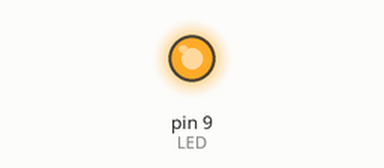
A sketch run on a simulated Arduino Uno, built with avr-gcc and run on an emulated ATmega328P. On the bench: output pins drawn as LEDs (lit = HIGH). Storage starts empty; what the sketch prints to the serial monitor is not drawn.

Above: at 0.1 s.
Timing chart, 0 to 1.7 s (numbered marks = the images above):
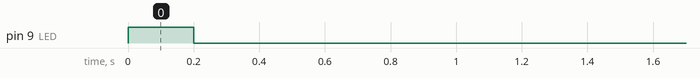

The sketch:

servidor_web_amenan_esp8266_v4_57600.ino
```cpp
#include <SPI.h>
#include "SdFat.h"
#include <Wire.h>

#define SSID "red de prueba"   // change this to match your WiFi SSID
#define PASS "pepepepe" // change this to match your WiFi password
#define PORT "80"      // using port 80 by default
//#define DEBUG true
#define LED             9
#define PULSADOR1       2

char buffer[128];
char OKrn[] = "OK\r\n";
byte inByte;
String cipSend = "AT+CIPSEND=0,2048";

char buffer2[10];

// SD chip select pin
const uint8_t chipSelect = 10;
// file system
SdFat SD;
File file;

String encabezado = "HTTP/1.1 200 OK\r\nContent-Type: text/html ";   // 50 caracteres, para caso finalizado

byte wait_for_esp_response(int timeout, char* term=OKrn) {
  unsigned long t=millis();
  bool found=false;
  int i=0;
  int len=strlen(term);
  // wait for at most timeout milliseconds or if OK\r\n is found
  while(millis()<t+timeout) {
     if(Serial.available()) {
        buffer[i++]=Serial.read();
        if(i>=len) {
           if(strncmp(buffer+i-len, term, len)==0) {
              found=true;
              break;
           }
        }
     }
  }
  buffer[i]=0;
  return found;
}

void setup()
{
  Serial.begin(115200);
  // pitido inicial
  pinMode(LED,OUTPUT);
  digitalWrite(LED,HIGH);
  delay(200);
  digitalWrite(LED,LOW);
  // setear al ESP8266 a 57600 (el arduino recibe mal a 115200)
  Serial.println(F("AT+UART_CUR=57600,8,1,0,0"));
  delay(500);
  Serial.end();
  Serial.begin(57600);
  delay(500);
  Serial.println(F("AT+CWMODE=3"));
  wait_for_esp_response(200);
  Serial.println(F("AT+CWDHCP=2,1"));
  wait_for_esp_response(200);
  Serial.println(F("AT+CIPMUX=1"));
  wait_for_esp_response(200);
  Serial.print(F("AT+CWSAP="));
  Serial.write(34);
  Serial.print(F("red de prueba"));
  Serial.write(34);    //comilla
  Serial.write(44);   //coma
  Serial.write(34);    //comilla
  Serial.print(PASS);
  Serial.write(34);    //comilla
  Serial.write(44);   //coma
  Serial.println(F("5,3"));
  wait_for_esp_response(1000);
  Serial.println("AT+CIPSERVER=1,80"); // turn on server on port 80
  wait_for_esp_response(1000);
  if (!SD.begin(chipSelect, SD_SCK_MHZ(50))) {
     digitalWrite(LED,HIGH);
  }
}


const byte numChars = 10;
char receivedChars[numChars];
boolean newData = false;
boolean una_vez = true;


void recvWithStartEndMarkers() {
    static boolean recvInProgress = false;
    static byte ndx = 0;
    char startMarker = '/';
    char endMarker = ' ';
    char rc;
     while (Serial.available() > 0 && newData == false) {
        rc = Serial.read();
        if (recvInProgress == true) {
            if (rc != endMarker) {
                receivedChars[ndx] = rc;
                ndx++;
                if (ndx >= numChars) {
                    ndx = numChars - 1;
                }
            }
            else {
                //receivedChars[ndx] = '\0'; // terminate the string
                recvInProgress = false;
                ndx = 0;
                newData = true;
            }
        }
        else if (rc == startMarker) {
            //if (una_vez) {
              recvInProgress = true;
            //  una_vez = false;
            //}
        }
    }
}

void showNewData() {
    if (newData == true) {
        digitalWrite(LED,HIGH);
        String cipSend2 = "AT+CIPSEND=0,";
        encabezado += encabezado + receivedChars;
        encabezado += " \r\n\r\n";
        cipSend2 += encabezado.length();
        Serial.println(cipSend2);
        wait_for_esp_response(2000);
        Serial.print(encabezado);
        Serial.println("");
        wait_for_esp_response(1000);
        Serial.println(F("AT+CIPCLOSE=0"));
        while(Serial.available()){Serial.read();}
        delay(500);
        digitalWrite(LED,LOW);
        una_vez = true;
        newData = false;
    }
}

void loop() {
    recvWithStartEndMarkers();
    showNewData();
}
```
